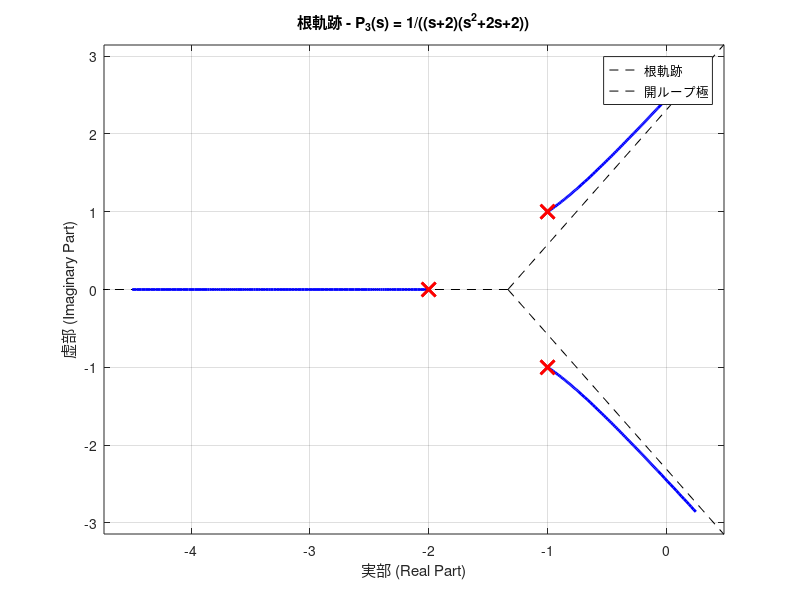

Reproduce this figure in MATLAB.
% 根軌跡の描画 - 最小限版
% P3(s) = 1/((s+2)(s^2+2s+2))

clear; close all; clc;

% 伝達関数の定義
num = 1;                    % 分子
den = [1 4 6 4];           % 分母: s^3 + 4s^2 + 6s + 4
P3 = tf(num, den);

% 根軌跡の描画
figure;
rlocus(P3);
grid on;
title('根軌跡 - P_3(s) = 1/((s+2)(s^2+2s+2))');
xlabel('実部 (Real Part)');
ylabel('虚部 (Imaginary Part)');

% 開ループ極の表示
poles = pole(P3);
hold on;
plot(real(poles), imag(poles), 'rx', 'MarkerSize', 10, 'LineWidth', 2);
legend('根軌跡', '開ループ極', 'Location', 'best');